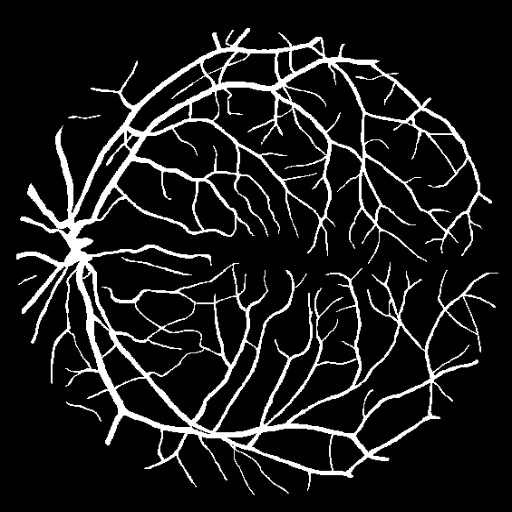
#> input picture data/example_data.png, 512 x 512 px, found by its file name
$ jupyter execute --allow-errors example_soft_morph_2d.ipynb   (shell and % lines are left out)
#> lines starting #> are read from the running program, lines starting #| are printed output that depends on the picture; after the words box and inside, x2 and y2 are one past the last pixel; in counts of white or black regions, pixels touching at a corner belong together
<a href="https://colab.research.google.com/github/lisaGUZZI/Soft-morph/blob/main/notebooks/example_soft_morph_2d.ipynb" target="_parent"></a>

# Example SoftMorphOperator2D

[cell 1]
%cd Soft-morph

[cell 2]
import torch
import numpy as np
import matplotlib.pyplot as plt
from scipy.ndimage import distance_transform_edt
from PIL import Image
from soft_morph import SoftSkeletonizer2D, SoftErosion2D, SoftDilation2D, SoftClosing2D, SoftOpening2D

#> (a cell that did not finish here is left out)

[cell 4]
# Function to import the data and convert to tensor
def import_data(image_path):
#> called with image_path = 'data/example_data.png'
    image_np = np.ceil(np.array(Image.open(image_path).convert("L"), dtype = np.int16)/255)
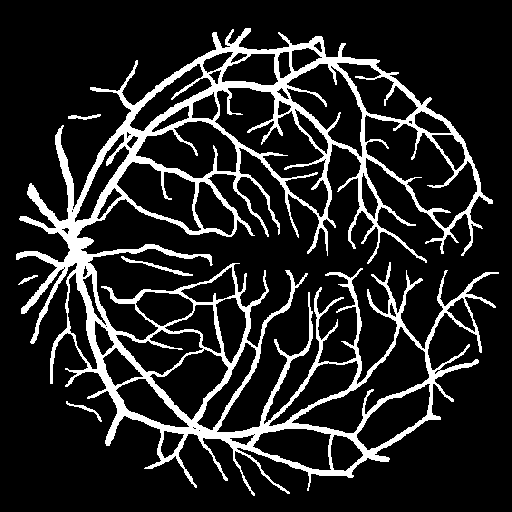
#> image_np: shape (512, 512) float64; values 0 (black) and 1 (white), 14.8% white; 5 white regions, box (x1, y1, x2, y2) and area: (16, 28, 499, 496) 38266, (121, 256, 193, 276) 217, (66, 401, 102, 422) 111, (68, 114, 101, 120) 99, (18, 275, 38, 285) 57
    image_ts = torch.tensor(image_np, device=DEVICE).unsqueeze(0).unsqueeze(0)
    return image_ts

# Function to generate the probabilistic image
# [45 lines left out: functions generate_probabilistic_image, makefigtable, not called in this run]
